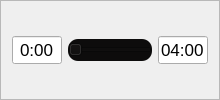
                     <widget class="QFrame" name="frame_76">
                      <property name="styleSheet">
                       <string notr="true"/>
                      </property>
                      <property name="frameShape">
                       <enum>QFrame::StyledPanel</enum>
                      </property>
                      <property name="frameShadow">
                       <enum>QFrame::Raised</enum>
                      </property>
                      <layout class="QHBoxLayout" name="horizontalLayout_23">
                       <item>
                        <widget class="QLineEdit" name="lineEdit_2">
                         <property name="minimumSize">
                          <size>
                           <width>50</width>
                           <height>0</height>
                          </size>
                         </property>
                         <property name="maximumSize">
                          <size>
                           <width>40</width>
                           <height>16777215</height>
                          </size>
                         </property>
                         <property name="font">
                          <font>
                           <pointsize>13</pointsize>
                          </font>
                         </property>
                         <property name="text">
                          <string>0:00</string>
                         </property>
                         <property name="alignment">
                          <set>Qt::AlignCenter</set>
                         </property>
                         <property name="readOnly">
                          <bool>true</bool>
                         </property>
                        </widget>
                       </item>
                       <item>
                        <widget class="QSlider" name="progresso">
                         <property name="minimumSize">
                          <size>
                           <width>0</width>
                           <height>22</height>
                          </size>
                         </property>
                         <property name="maximumSize">
                          <size>
                           <width>16777215</width>
                           <height>16777215</height>
                          </size>
                         </property>
                         <property name="palette">
                          <palette>
                           <active>
                            <colorrole role="WindowText">
                             <brush brushstyle="SolidPattern">
                              <color alpha="255">
                               <red>255</red>
                               <green>255</green>
                               <blue>255</blue>
                              </color>
                             </brush>
                            </colorrole>
                            <colorrole role="Button">
                             <brush brushstyle="SolidPattern">
                              <color alpha="255">
                               <red>13</red>
                               <green>12</green>
                               <blue>12</blue>
                              </color>
                             </brush>
                            </colorrole>
                            <colorrole role="Text">
                             <brush brushstyle="SolidPattern">
                              <color alpha="255">
                               <red>255</red>
                               <green>255</green>
                               <blue>255</blue>
                              </color>
                             </brush>
                            </colorrole>
                            <colorrole role="ButtonText">
                             <brush brushstyle="SolidPattern">
                              <color alpha="255">
                               <red>255</red>
                               <green>255</green>
                               <blue>255</blue>
                              </color>
                             </brush>
                            </colorrole>
                            <colorrole role="Base">
                             <brush brushstyle="SolidPattern">
                              <color alpha="255">
                               <red>13</red>
                               <green>12</green>
                               <blue>12</blue>
                              </color>
                             </brush>
                            </colorrole>
                            <colorrole role="Window">
                             <brush brushstyle="SolidPattern">
                              <color alpha="255">
                               <red>13</red>
                               <green>12</green>
                               <blue>12</blue>
                              </color>
                             </brush>
                            </colorrole>
                            <colorrole role="PlaceholderText">
                             <brush brushstyle="SolidPattern">
                              <color alpha="255">
                               <red>255</red>
                               <green>255</green>
                               <blue>255</blue>
                              </color>
                             </brush>
                            </colorrole>
                           </active>
                           <inactive>
                            <colorrole role="WindowText">
                             <brush brushstyle="SolidPattern">
                              <color alpha="255">
                               <red>255</red>
                               <green>255</green>
                               <blue>255</blue>
                              </color>
                             </brush>
                            </colorrole>
                            <colorrole role="Button">
                             <brush brushstyle="SolidPattern">
                              <color alpha="255">
                               <red>13</red>
                               <green>12</green>
                               <blue>12</blue>
                              </color>
                             </brush>
                            </colorrole>
                            <colorrole role="Text">
                             <brush brushstyle="SolidPattern">
                              <color alpha="255">
                               <red>255</red>
                               <green>255</green>
                               <blue>255</blue>
                              </color>
                             </brush>
                            </colorrole>
                            <colorrole role="ButtonText">
                             <brush brushstyle="SolidPattern">
                              <color alpha="255">
                               <red>255</red>
                               <green>255</green>
                               <blue>255</blue>
                              </color>
                             </brush>
                            </colorrole>
                            <colorrole role="Base">
                             <brush brushstyle="SolidPattern">
                              <color alpha="255">
                               <red>13</red>
                               <green>12</green>
                               <blue>12</blue>
                              </color>
                             </brush>
                            </colorrole>
                            <colorrole role="Window">
                             <brush brushstyle="SolidPattern">
                              <color alpha="255">
                               <red>13</red>
                               <green>12</green>
                               <blue>12</blue>
                              </color>
                             </brush>
                            </colorrole>
                            <colorrole role="PlaceholderText">
                             <brush brushstyle="SolidPattern">
                              <color alpha="255">
                               <red>255</red>
                               <green>255</green>
                               <blue>255</blue>
                              </color>
                             </brush>
                            </colorrole>
                           </inactive>
                           <disabled>
                            <colorrole role="WindowText">
                             <brush brushstyle="SolidPattern">
                              <color alpha="255">
                               <red>255</red>
                               <green>255</green>
                               <blue>255</blue>
                              </color>
                             </brush>
                            </colorrole>
                            <colorrole role="Button">
                             <brush brushstyle="SolidPattern">
                              <color alpha="255">
                               <red>13</red>
                               <green>12</green>
                               <blue>12</blue>
                              </color>
                             </brush>
                            </colorrole>
                            <colorrole role="Text">
                             <brush brushstyle="SolidPattern">
                              <color alpha="255">
                               <red>255</red>
                               <green>255</green>
                               <blue>255</blue>
                              </color>
                             </brush>
                            </colorrole>
                            <colorrole role="ButtonText">
                             <brush brushstyle="SolidPattern">
                              <color alpha="255">
                               <red>255</red>
                               <green>255</green>
                               <blue>255</blue>
                              </color>
                             </brush>
                            </colorrole>
                            <colorrole role="Base">
                             <brush brushstyle="SolidPattern">
                              <color alpha="255">
                               <red>13</red>
                               <green>12</green>
                               <blue>12</blue>
                              </color>
                             </brush>
                            </colorrole>
                            <colorrole role="Window">
                             <brush brushstyle="SolidPattern">
                              <color alpha="255">
                               <red>13</red>
                               <green>12</green>
                               <blue>12</blue>
                              </color>
                             </brush>
                            </colorrole>
                            <colorrole role="PlaceholderText">
                             <brush brushstyle="SolidPattern">
                              <color alpha="255">
                               <red>255</red>
                               <green>255</green>
                               <blue>255</blue>
                              </color>
                             </brush>
                            </colorrole>
                           </disabled>
                          </palette>
                         </property>
                         <property name="tabletTracking">
                          <bool>false</bool>
                         </property>
                         <property name="acceptDrops">
                          <bool>true</bool>
                         </property>
                         <property name="styleSheet">
                          <string notr="true">background-color: rgb(13, 12, 12);
border-radius: 10px;
</string>
                         </property>
                         <property name="maximum">
                          <number>10</number>
                         </property>
                         <property name="pageStep">
                          <number>1</number>
                         </property>
                         <property name="value">
                          <number>0</number>
                         </property>
                         <property name="sliderPosition">
                          <number>0</number>
                         </property>
                         <property name="orientation">
                          <enum>Qt::Horizontal</enum>
                         </property>
                        </widget>
                       </item>
                       <item>
                        <widget class="QLineEdit" name="lineEdit_3">
                         <property name="minimumSize">
                          <size>
                           <width>50</width>
                           <height>0</height>
                          </size>
                         </property>
                         <property name="maximumSize">
                          <size>
                           <width>40</width>
                           <height>16777215</height>
                          </size>
                         </property>
                         <property name="font">
                          <font>
                           <pointsize>13</pointsize>
                          </font>
                         </property>
                         <property name="text">
                          <string>04:00</string>
                         </property>
                         <property name="alignment">
                          <set>Qt::AlignCenter</set>
                         </property>
                         <property name="readOnly">
                          <bool>true</bool>
                         </property>
                        </widget>
                       </item>
                      </layout>
                     </widget>
